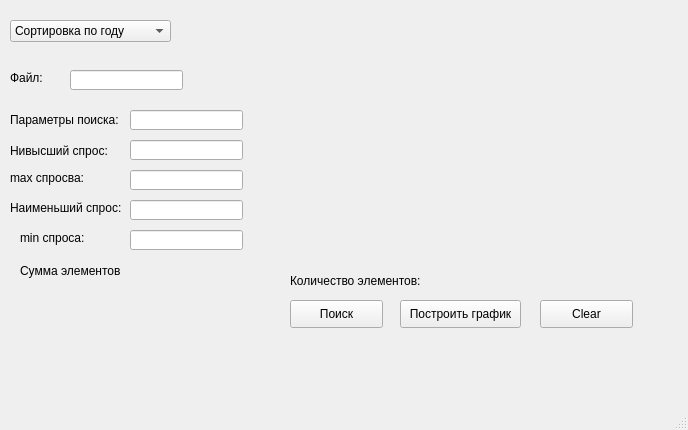
<?xml version="1.0" encoding="UTF-8"?>
<ui version="4.0">
 <class>mainWindow</class>
 <widget class="QMainWindow" name="mainWindow">
  <property name="geometry">
   <rect>
    <x>0</x>
    <y>0</y>
    <width>688</width>
    <height>430</height>
   </rect>
  </property>
  <property name="minimumSize">
   <size>
    <width>688</width>
    <height>430</height>
   </size>
  </property>
  <property name="maximumSize">
   <size>
    <width>688</width>
    <height>430</height>
   </size>
  </property>
  <property name="windowTitle">
   <string>Анализатор</string>
  </property>
  <widget class="QWidget" name="centralwidget">
   <widget class="QLabel" name="Error_1">
    <property name="geometry">
     <rect>
      <x>10</x>
      <y>340</y>
      <width>291</width>
      <height>31</height>
     </rect>
    </property>
    <property name="text">
     <string/>
    </property>
   </widget>
   <widget class="QLabel" name="Error_2">
    <property name="geometry">
     <rect>
      <x>310</x>
      <y>340</y>
      <width>371</width>
      <height>31</height>
     </rect>
    </property>
    <property name="text">
     <string/>
    </property>
   </widget>
   <widget class="QPushButton" name="poisk">
    <property name="geometry">
     <rect>
      <x>290</x>
      <y>300</y>
      <width>93</width>
      <height>28</height>
     </rect>
    </property>
    <property name="text">
     <string>Поиск</string>
    </property>
   </widget>
   <widget class="QPushButton" name="clear">
    <property name="geometry">
     <rect>
      <x>540</x>
      <y>300</y>
      <width>93</width>
      <height>28</height>
     </rect>
    </property>
    <property name="text">
     <string>Clear</string>
    </property>
   </widget>
   <widget class="QComboBox" name="combo_years">
    <property name="geometry">
     <rect>
      <x>10</x>
      <y>20</y>
      <width>161</width>
      <height>22</height>
     </rect>
    </property>
    <item>
     <property name="text">
      <string>Сортировка по году</string>
     </property>
    </item>
    <item>
     <property name="text">
      <string>Сортировка по месяцу</string>
     </property>
    </item>
   </widget>
   <widget class="QLabel" name="spros">
    <property name="geometry">
     <rect>
      <x>10</x>
      <y>140</y>
      <width>101</width>
      <height>21</height>
     </rect>
    </property>
    <property name="text">
     <string>Нивысший спрос:</string>
    </property>
   </widget>
   <widget class="QLineEdit" name="month">
    <property name="geometry">
     <rect>
      <x>130</x>
      <y>140</y>
      <width>113</width>
      <height>20</height>
     </rect>
    </property>
   </widget>
   <widget class="QLineEdit" name="month_ch">
    <property name="geometry">
     <rect>
      <x>130</x>
      <y>170</y>
      <width>113</width>
      <height>20</height>
     </rect>
    </property>
   </widget>
   <widget class="QLabel" name="max_spros">
    <property name="geometry">
     <rect>
      <x>10</x>
      <y>170</y>
      <width>91</width>
      <height>16</height>
     </rect>
    </property>
    <property name="text">
     <string>max спросва:</string>
    </property>
   </widget>
   <widget class="QLineEdit" name="input">
    <property name="geometry">
     <rect>
      <x>70</x>
      <y>70</y>
      <width>113</width>
      <height>20</height>
     </rect>
    </property>
   </widget>
   <widget class="QLabel" name="file_input">
    <property name="geometry">
     <rect>
      <x>10</x>
      <y>70</y>
      <width>81</width>
      <height>16</height>
     </rect>
    </property>
    <property name="text">
     <string>Файл:</string>
    </property>
   </widget>
   <widget class="QLabel" name="spros_2">
    <property name="geometry">
     <rect>
      <x>10</x>
      <y>200</y>
      <width>111</width>
      <height>16</height>
     </rect>
    </property>
    <property name="text">
     <string>Наименьший спрос:</string>
    </property>
   </widget>
   <widget class="QLabel" name="min_spros">
    <property name="geometry">
     <rect>
      <x>20</x>
      <y>230</y>
      <width>71</width>
      <height>16</height>
     </rect>
    </property>
    <property name="text">
     <string>min спроса:</string>
    </property>
   </widget>
   <widget class="QLineEdit" name="month_2">
    <property name="geometry">
     <rect>
      <x>130</x>
      <y>200</y>
      <width>113</width>
      <height>20</height>
     </rect>
    </property>
   </widget>
   <widget class="QLineEdit" name="month_min_ch">
    <property name="geometry">
     <rect>
      <x>130</x>
      <y>230</y>
      <width>113</width>
      <height>20</height>
     </rect>
    </property>
   </widget>
   <widget class="QPushButton" name="gr_bild">
    <property name="geometry">
     <rect>
      <x>400</x>
      <y>300</y>
      <width>121</width>
      <height>28</height>
     </rect>
    </property>
    <property name="text">
     <string>Построить график</string>
    </property>
   </widget>
   <widget class="PlotWidget" name="widget" native="true">
    <property name="geometry">
     <rect>
      <x>330</x>
      <y>29</y>
      <width>281</width>
      <height>231</height>
     </rect>
    </property>
   </widget>
   <widget class="QLabel" name="parametr">
    <property name="geometry">
     <rect>
      <x>10</x>
      <y>110</y>
      <width>121</width>
      <height>20</height>
     </rect>
    </property>
    <property name="text">
     <string>Параметры поиска:</string>
    </property>
   </widget>
   <widget class="QLineEdit" name="para_poisk">
    <property name="geometry">
     <rect>
      <x>130</x>
      <y>110</y>
      <width>113</width>
      <height>20</height>
     </rect>
    </property>
   </widget>
   <widget class="QLabel" name="summa">
    <property name="geometry">
     <rect>
      <x>130</x>
      <y>260</y>
      <width>101</width>
      <height>20</height>
     </rect>
    </property>
    <property name="text">
     <string/>
    </property>
   </widget>
   <widget class="QLabel" name="colvo_il">
    <property name="geometry">
     <rect>
      <x>420</x>
      <y>271</y>
      <width>71</width>
      <height>20</height>
     </rect>
    </property>
    <property name="text">
     <string/>
    </property>
   </widget>
   <widget class="QLabel" name="label">
    <property name="geometry">
     <rect>
      <x>290</x>
      <y>270</y>
      <width>131</width>
      <height>21</height>
     </rect>
    </property>
    <property name="text">
     <string>Количество элементов:</string>
    </property>
   </widget>
   <widget class="QLabel" name="label_2">
    <property name="geometry">
     <rect>
      <x>20</x>
      <y>260</y>
      <width>101</width>
      <height>21</height>
     </rect>
    </property>
    <property name="text">
     <string>Сумма элементов:</string>
    </property>
   </widget>
  </widget>
  <widget class="QMenuBar" name="menubar">
   <property name="geometry">
    <rect>
     <x>0</x>
     <y>0</y>
     <width>688</width>
     <height>26</height>
    </rect>
   </property>
  </widget>
  <widget class="QStatusBar" name="statusbar"/>
 </widget>
 <customwidgets>
  <customwidget>
   <class>PlotWidget</class>
   <extends>QWidget</extends>
   <header>pyqtgraph</header>
   <container>1</container>
  </customwidget>
 </customwidgets>
 <resources/>
 <connections/>
</ui>
